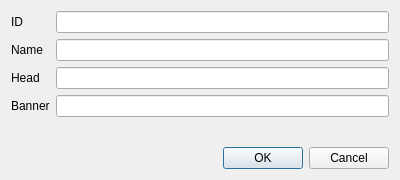
<?xml version="1.0" encoding="UTF-8"?>
<ui version="4.0">
 <class>NPCEditor</class>
 <widget class="QDialog" name="NPCEditor">
  <property name="geometry">
   <rect>
    <x>0</x>
    <y>0</y>
    <width>400</width>
    <height>180</height>
   </rect>
  </property>
  <property name="windowTitle">
   <string>Dialog</string>
  </property>
  <layout class="QVBoxLayout" name="verticalLayout">
   <item>
    <layout class="QFormLayout" name="formLayout">
     <item row="0" column="0">
      <widget class="QLabel" name="iDLabel">
       <property name="text">
        <string>ID</string>
       </property>
      </widget>
     </item>
     <item row="1" column="0">
      <widget class="QLabel" name="nameLabel">
       <property name="text">
        <string>Name</string>
       </property>
      </widget>
     </item>
     <item row="1" column="1">
      <widget class="QLineEdit" name="name"/>
     </item>
     <item row="2" column="0">
      <widget class="QLabel" name="headLabel">
       <property name="text">
        <string>Head</string>
       </property>
      </widget>
     </item>
     <item row="3" column="0">
      <widget class="QLabel" name="bannerLabel">
       <property name="text">
        <string>Banner</string>
       </property>
      </widget>
     </item>
     <item row="0" column="1">
      <widget class="QLineEdit" name="id"/>
     </item>
     <item row="2" column="1">
      <widget class="QLineEdit" name="head"/>
     </item>
     <item row="3" column="1">
      <widget class="QLineEdit" name="banner"/>
     </item>
    </layout>
   </item>
   <item>
    <widget class="QDialogButtonBox" name="buttonBox">
     <property name="orientation">
      <enum>Qt::Horizontal</enum>
     </property>
     <property name="standardButtons">
      <set>QDialogButtonBox::Cancel|QDialogButtonBox::Ok</set>
     </property>
    </widget>
   </item>
  </layout>
 </widget>
 <resources/>
 <connections>
  <connection>
   <sender>buttonBox</sender>
   <signal>accepted()</signal>
   <receiver>NPCEditor</receiver>
   <slot>accept()</slot>
   <hints>
    <hint type="sourcelabel">
     <x>248</x>
     <y>254</y>
    </hint>
    <hint type="destinationlabel">
     <x>157</x>
     <y>274</y>
    </hint>
   </hints>
  </connection>
  <connection>
   <sender>buttonBox</sender>
   <signal>rejected()</signal>
   <receiver>NPCEditor</receiver>
   <slot>reject()</slot>
   <hints>
    <hint type="sourcelabel">
     <x>316</x>
     <y>260</y>
    </hint>
    <hint type="destinationlabel">
     <x>286</x>
     <y>274</y>
    </hint>
   </hints>
  </connection>
 </connections>
</ui>
